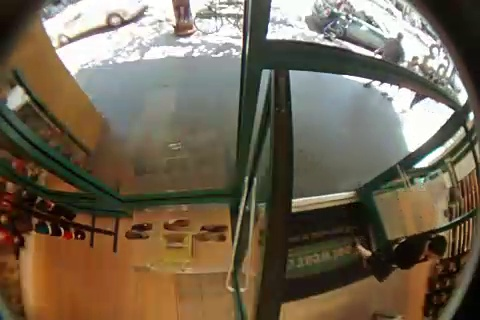
#> input picture download_box_data/org_imgs/img_10.jpg, 480 x 320 px; its folder holds 4 pictures in this run
$ python tracking_imgs.py   (Python 2 division)   (older library calls are emulated)
#> lines starting #> are read from the running program, lines starting #| are printed output that depends on the picture; after the words box and inside, x2 and y2 are one past the last pixel; in counts of white or black regions, pixels touching at a corner belong together
import os
import numpy as np
import cv2

IMGS = '../download_box_data/org_imgs'
BOX_FILE = '../download_box_data/bbox.txt'
LOI_LEFT = (280, 210)
LOI_RIGHT = (380, 210)
KPOINTS = 20
JUMP_MIN = 3
JUMP_MAX = 8
DIS_PARAMETER = 300


def ccw(A, B, C):
    x1 = A[0] - B[0]
    x2 = A[0] - C[0]
    y1 = A[1] - B[1]
    y2 = A[1] - C[1]
    return 1 if x1 * y2 > x2 * y1 else -1


# Return true if line segments AB and CD intersect
def intersect(A, B, C, D):
    if A == C or A == D or B == C or B == D:
        return True
    res_a = ccw(A, B, C) * ccw(A, B, D)
    res_b = ccw(B, A, C) * ccw(B, A, D)
    if res_a < 0 and res_b < 0:
        return True
    else:
        return False


def cal_d(A, B):
    return (A[0] - B[0]) ** 2 + (A[1] - B[1]) ** 2


def process_imgs_box(img1, img2, one_box):
    img1_gray = cv2.cvtColor(img1, cv2.COLOR_BGR2GRAY)
    img2_gray = cv2.cvtColor(img2, cv2.COLOR_BGR2GRAY)
    x, y, w, h = one_box
    x = max(0, x - w / 2)
    y = max(0, y - h / 2)
    y = min(320, y)
    x = min(480, x)
    box_content = img1[y:y + h, x:x + w, :]
    sift = cv2.SIFT()
    kp1, des1 = sift.detectAndCompute(box_content, None)
    kps = []
    for k in kp1:
        kps.append([[k.pt[0], k.pt[1]], k.response])
    kps = sorted(kps, key=lambda x: x[1], reverse=True)
    kps = kps[:KPOINTS]
    x_sum = 0
    y_sum = 0
    for k in kps:
        k[0][0] += x
        k[0][1] += y
        x_sum += k[0][0]
        y_sum += k[0][1]
    org_pos = np.array([x_sum / KPOINTS, y_sum / KPOINTS])

    for k in kps:
        x1, y1 = k[0]
        cv2.circle(img1, (int(x1), int(y1)), 4, (255, 0, 0), 1)

    p0 = np.float32([k[0] for k in kps])
    res = cv2.calcOpticalFlowPyrLK(img1_gray, img2_gray, p0)
    final_pos = np.mean(res[0], axis=0)

    for k in kps:
        x1, y1 = k[0]
        cv2.circle(img2, (int(x1), int(y1)), 4, (0, 255, 0), 1)
    return org_pos, final_pos


class ImageTracker(object):
    def __init__(self):
        tmp_list = os.listdir(IMGS)
        self.imgs_path = []
        for f in tmp_list:
            self.imgs_path.append(os.path.join(IMGS, f))
        self.imgs_path = sorted(self.imgs_path, key=lambda x: filter(lambda y: y.isdigit(), x))

        tmp_content = eval(open(BOX_FILE).read())
#> (reads download_box_data/bbox.txt from the repository)
        self.box_dict = {}
        for tmp_d in tmp_content:
            self.box_dict[tmp_d['name']] = tmp_d['bbox_res']
        self.walkin, self.walkout = 0, 0

    def run(self):
        self.res = []
        imgs_count = len(self.imgs_path)
        for i in range(imgs_count - 1):
            img1 = cv2.imread(self.imgs_path[i])
#> img1 is the input picture: shape (320, 480, 3); mean B, G, R 82.3, 101.1, 113.5
            img2 = cv2.imread(self.imgs_path[i + 1])
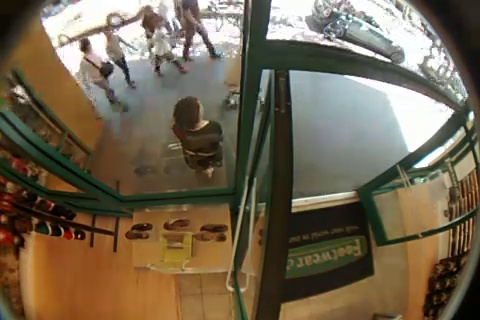
#> input picture download_box_data/org_imgs/img_118.jpg, 480 x 320 px
#> img2 is the input picture: shape (320, 480, 3); mean B, G, R 79.5, 100.8, 113.6
            file_key = os.path.basename(self.imgs_path[i])
            for b in self.box_dict[file_key]:
                try:
                    x, y, _, _ = b
                    if x < 240 or x > 450 or y < 160 or y > 300:  # ROI
                        continue
                    old, new = process_imgs_box(img1, img2, b)
                    self.res.append([old, new, self.imgs_path[i]])
                except:
                    print self.imgs_path[i], b
#> this loop made 3 passes
#> pass 3, in process_imgs_box, `img1_gray = cv2.cvtColor(img1, cv2.COLOR_BGR2GRAY)`:
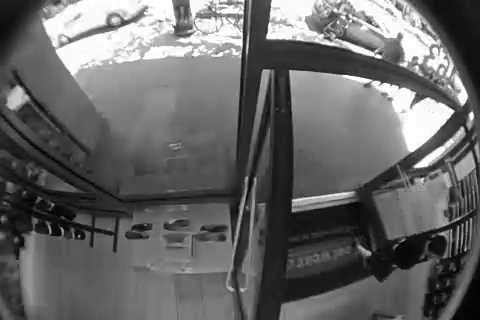
#> img1_gray: shape (320, 480); min 1, max 255, mean 102.6
#> pass 3, in process_imgs_box, `img2_gray = cv2.cvtColor(img2, cv2.COLOR_BGR2GRAY)`:
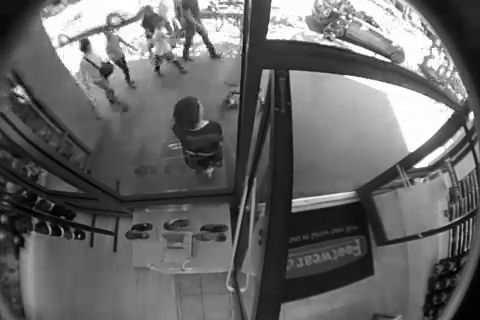
#> img2_gray: shape (320, 480); min 0, max 255, mean 102.2
#> pass 3, in process_imgs_box, `box_content = img1[y:y + h, x:x + w, :]`:
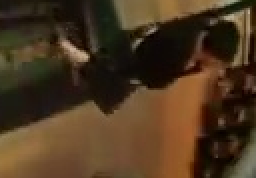
#> box_content: shape (89, 128, 3) (shown 2 times larger); mean B, G, R 32.4, 55.1, 76.2
#> after the loop:
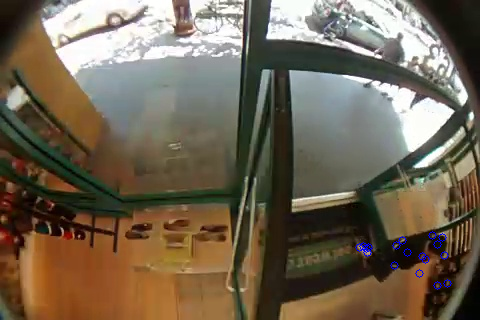
#> img1: shape (320, 480, 3); 0.22% of pixels changed, all inside (x1, y1, x2, y2) = (355, 231, 452, 290)
#> after the loop, self.res = []
        res_len = len(self.res)
#> res_len = 0
        print res_len
#| 0
        i = 0
        while i < res_len:
            old, new, f = self.res[i]
            old = [int(old[0]), int(old[1])]
            new = [int(new[0]), int(new[1])]
            if intersect(old, new, LOI_LEFT, LOI_RIGHT):
                dis = cal_d(old, new)
                jump_idx = int(max(JUMP_MIN, DIS_PARAMETER / dis))
                jump_idx = min(JUMP_MAX, jump_idx)
                if old[1] < LOI_LEFT[1]:
                    self.walkin += 1
                    print f, 'walkin', dis, jump_idx
                else:
                    self.walkout += 1
                    print f, 'walkout', dis, jump_idx
                i += jump_idx
            else:
                i += 1
#> this loop made 0 passes
#> after the loop, i = 0; self.walkin = 0; self.walkout = 0
        print self.walkin, self.walkout
#| 0 0


if __name__ == '__main__':
    t = ImageTracker()
    t.run()
    # print intersect([0, 0], [1, 1], [1, 0], [0, 1])
    #
    # print intersect([0, 0], [1, 1], [1, 0], [0, 0])
    # print intersect([0, 0], [1, 1], [1, 0], [3, 0])
